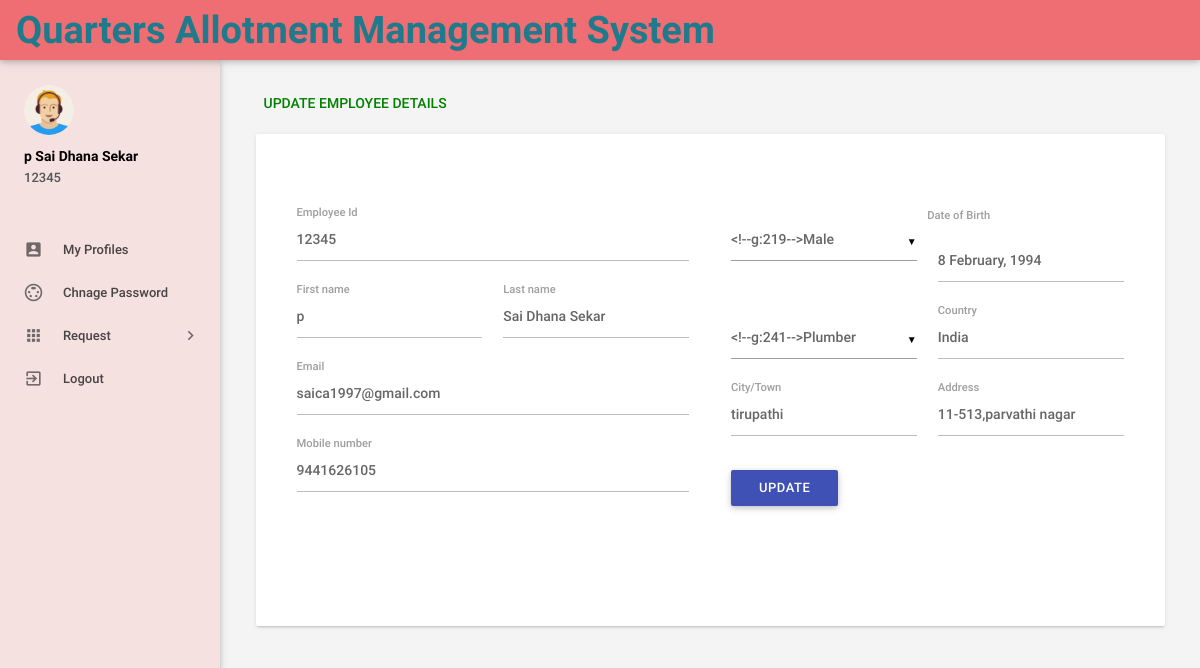
Page /myprofile.php (signed in) on the committed database.
### tables this page shows
CREATE TABLE `tblemployees` (
  `id` int(11) NOT NULL,
  `EmpId` varchar(100) NOT NULL,
  `FirstName` varchar(150) NOT NULL,
  `LastName` varchar(150) NOT NULL,
  `EmailId` varchar(200) NOT NULL,
  `Password` varchar(180) NOT NULL,
  `Gender` varchar(100) NOT NULL,
  `Dob` varchar(100) NOT NULL,
  `Department` varchar(255) NOT NULL,
  `Address` varchar(255) NOT NULL,
  `City` varchar(200) NOT NULL,
  `Country` varchar(150) NOT NULL,
  `Phonenumber` char(11) NOT NULL,
  `Status` int(1) NOT NULL,
  `RegDate` timestamp NOT NULL DEFAULT current_timestamp()
);

### myprofile.php (the view, shortened to what this page needs)
<?php
include('includes/config.php');
if(strlen($_SESSION['emplogin'])==0)
    {
header('location:index.php');
}
else{
    ?>
<!DOCTYPE html>
<html lang="en">
    <head>
        <link type="text/css" rel="stylesheet" href="assets/plugins/materialize/css/materialize.min.css"/>
        <link type="text/css" rel="stylesheet" href="assets/plugins/materialize/css/materialize.css"/>
        <link href="assets/plugins/material-preloader/css/materialPreloader.min.css" rel="stylesheet">
        <link href="assets/css/alpha.min.css" rel="stylesheet" type="text/css"/>
        <link href="assets/css/custom.css" rel="stylesheet" type="text/css"/>
    </head>
    <body>
  <?php include('includes/header.php');?>
       <?php include('includes/sidebar.php');?>
   <main class="mn-inner">
                <div class="row">
                    <div class="col s12">
                        <div class="page-title" style="color: green;">Update employee details</div>
                    </div>
                    <div class="col s12 m12 l12">
                        <div class="card">
                            <div class="card-content">
                                <form id="example-form" method="post" name="updatemp">
                                    <div>
                                        <section>
                                            <div class="wizard-content">
                                                <div class="row">
                                                    <div class="col m6">
                                                        <div class="row">
<?php
$eid=$_SESSION['emplogin'];
$sql = "SELECT * from  tblemployees where EmailId=:eid";
$query = $dbh -> prepare($sql);
$query -> bindParam(':eid',$eid, PDO::PARAM_STR);
$query->execute();
$results=$query->fetchAll(PDO::FETCH_OBJ);
if($query->rowCount() > 0)
{
foreach($results as $result)
{               ?>
 <div class="input-field col  s12">
<label for="empcode">Employee Id</label>
<input  name="empcode" id="empcode" value="<?php echo htmlentities($result->EmpId);?>" type="text" autocomplete="off" readonly required>
</div>
<div class="input-field col m6 s12">
<label for="firstName">First name</label>
<input id="firstName" name="firstName" value="<?php echo htmlentities($result->FirstName);?>"  type="text" required>
</div>
<div class="input-field col m6 s12">
<label for="lastName">Last name </label>
<input id="lastName" name="lastName" value="<?php echo htmlentities($result->LastName);?>" type="text" autocomplete="off" required>
</div>
<div class="input-field col s12">
<label for="email">Email</label>
<input  name="email" type="email" id="email" value="<?php echo htmlentities($result->EmailId);?>" readonly autocomplete="off" required>
</div>
<div class="input-field col s12">
<label for="phone">Mobile number</label>
<input id="phone" name="mobileno" type="tel" value="<?php echo htmlentities($result->Phonenumber);?>" maxlength="10" autocomplete="off" required>
 </div>
</div>
</div>
<div class="col m6">
<div class="row">
<div class="input-field col m6 s12">
</div>
<label for="birthdate">Date of Birth</label>
<div class="input-field col m6 s12">
<input id="birthdate" name="dob"  class="datepicker" value="<?php echo htmlentities($result->Dob);?>" >
</div>
<div class="input-field col m6 s12">
</div>
<div class="input-field col m6 s12">
<label for="country">Country</label>
<input id="country" name="country" type="text"  value="<?php echo htmlentities($result->Country);?>" autocomplete="off" required>
</div>
<div class="input-field col m6 s12">
<label for="city">City/Town</label>
<input id="city" name="city" type="text"  value="<?php echo htmlentities($result->City);?>" autocomplete="off" required>
 </div>
<div class="input-field col m6 s12">
<label for="address">Address</label>
<input id="address" name="address" type="text"  value="<?php echo htmlentities($result->Address);?>" autocomplete="off" required>
</div>
<?php }}?>
<div class="input-field col s12">
<button type="submit" name="update"  id="update" class="waves-effect waves-light btn indigo m-b-xs">UPDATE</button>
</div>
                                                        </div>
                                                    </div>
                                                </div>
                                            </div>
                                        </section>
                                    </div>
                                </form>
                            </div>
                        </div>
                    </div>
                </div>
            </main>
        </div>
        <div class="left-sidebar-hover"></div>
    </body>
</html>
<?php } ?>

### includes/sidebar.php (shortened to what this page needs)
     <aside id="slide-out" class="side-nav white fixed">
                <div class="side-nav-wrapper">
                    <div class="sidebar-profile">
                        <div class="sidebar-profile-image">
                            <img src="assets/images/profile-image.png" class="circle" alt="">
                        </div>
                        <div class="sidebar-profile-info">
                    <?php
$eid=$_SESSION['eid'];
$sql = "SELECT FirstName,LastName,EmpId from  tblemployees where id=:eid";
$query = $dbh -> prepare($sql);
$query->bindParam(':eid',$eid,PDO::PARAM_STR);
$query->execute();
$results=$query->fetchAll(PDO::FETCH_OBJ);
if($query->rowCount() > 0)
{
foreach($results as $result)
{               ?>
                                <p><?php echo htmlentities($result->FirstName." ".$result->LastName);?></p>
                                <span><?php echo htmlentities($result->EmpId)?></span>
                         <?php }} ?>
                        </div>
                    </div>
                <ul class="sidebar-menu collapsible collapsible-accordion" data-collapsible="accordion">
  <li class="no-padding"><a class="waves-effect waves-grey" href="myprofile.php"><i class="material-icons">account_box</i>My Profiles</a></li>
  <li class="no-padding"><a class="waves-effect waves-grey" href="emp-changepassword.php"><i class="material-icons">settings_input_svideo</i>Chnage Password</a></li>
                    <li class="no-padding">
                        <a class="collapsible-header waves-effect waves-grey"><i class="material-icons">apps</i>Request<i class="nav-drop-icon material-icons">keyboard_arrow_right</i></a>
                    </li>
                  <li class="no-padding">
                                <a class="waves-effect waves-grey" href="logout.php"><i class="material-icons">exit_to_app</i>Logout</a>
                            </li>
                </ul>
                </div>
            </aside>

### rows in the picture
tblemployees: FirstName+LastName "p Sai Dhana Sekar", EmpId "12345", empcode "12345", firstName "p", lastName "Sai Dhana Sekar", email "saica1997@gmail.com", mobileno "9441626105", dob "8 February, 1994", country "India", city "tirupathi", address "11-513,parvathi nagar"
